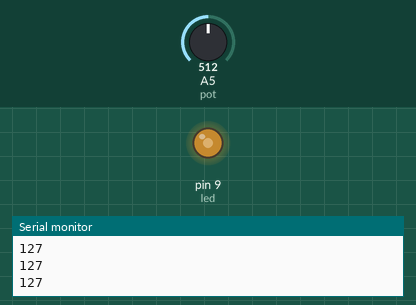
The sketch below on a simulated Arduino Uno, built with avr-gcc and run on an emulated ATmega328P. Parts: output pins drawn as LEDs (lit = HIGH), the last lines printed to the serial monitor. Inputs (shaded band) come from the test bench; at power-on: A5 (pot) = 512.

Above: at 1.2 s.
1.3 s: A5 (pot) set to 716
At 2.4 s:
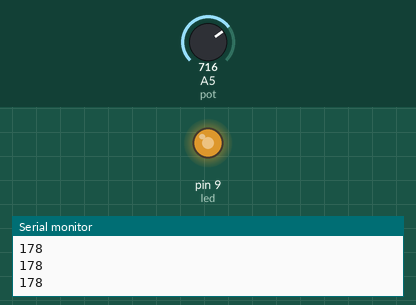
2.8 s: A5 (pot) set to 900
At 3.6 s:
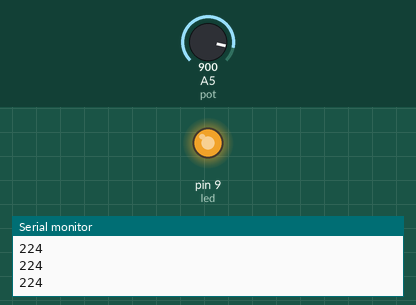
4.3 s: A5 (pot) set to 122
At 4.6 s:
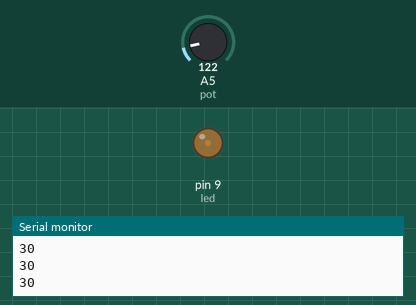
5.8 s: A5 (pot) set to 0
At 7.0 s:
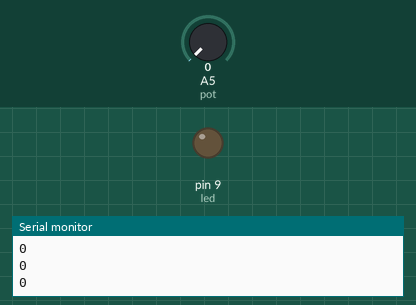
7.3 s: A5 (pot) set to 511
At 8.1 s:
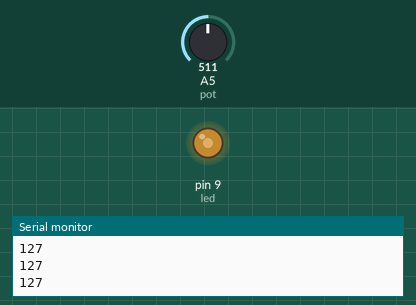
Timing chart, 0 to 9.8 s (numbered marks = the images above; inputs shaded):
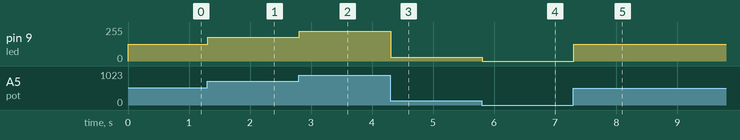

Measured:
- after the input at 1.3 s, pin 9 (led): 127/255 → 178/255 at once
- after the input at 2.8 s, pin 9 (led): 178/255 → 224/255 at once
- after the input at 4.3 s, pin 9 (led): 224/255 → 30/255 at once
- after the input at 5.8 s, pin 9 (led): 30/255 → 0/255 at once
- after the input at 7.3 s, pin 9 (led): 0/255 → 127/255 at once

The sketch:

jueves1.ino
```cpp
// jueves1.ino

// led conectado a um pino PWM
#define led 9
// potenciometro conectado a uma entrada analogica
#define pot A5

void setup() {
    // inicializa a comunicacao serial
    Serial.begin(9600);
}

void loop() {
    // converte a leitura do potenciometro para a faixa de PWM
    int brilho = map(analogRead(pot), 0, 1023, 0, 255);
    // imprime o valor do PWM
    Serial.println(brilho);
    // define o ciclio de trabalho para o led
    analogWrite(led, brilho);
}
```
